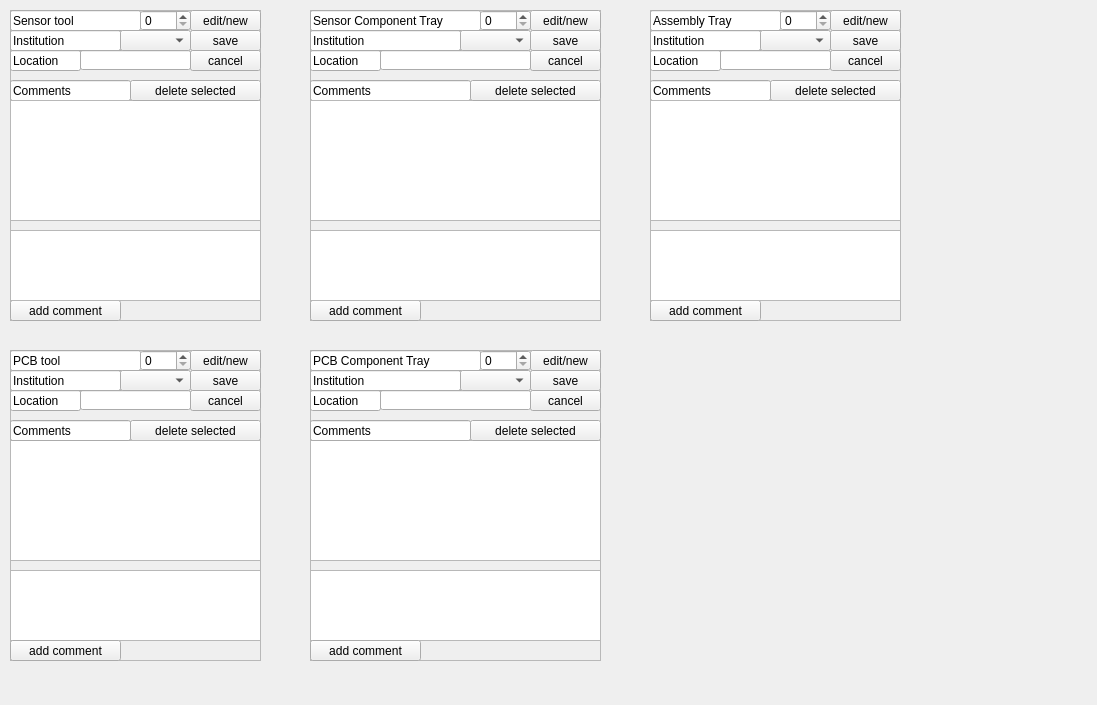
<?xml version="1.0" encoding="UTF-8"?>
<ui version="4.0">
 <class>Form</class>
 <widget class="QWidget" name="Form">
  <property name="geometry">
   <rect>
    <x>0</x>
    <y>0</y>
    <width>1097</width>
    <height>705</height>
   </rect>
  </property>
  <property name="windowTitle">
   <string>Form</string>
  </property>
  <widget class="QFrame" name="frame">
   <property name="geometry">
    <rect>
     <x>650</x>
     <y>10</y>
     <width>251</width>
     <height>311</height>
    </rect>
   </property>
   <property name="frameShape">
    <enum>QFrame::StyledPanel</enum>
   </property>
   <property name="frameShadow">
    <enum>QFrame::Raised</enum>
   </property>
   <widget class="QLineEdit" name="lineEdit_23">
    <property name="geometry">
     <rect>
      <x>0</x>
      <y>20</y>
      <width>111</width>
      <height>21</height>
     </rect>
    </property>
    <property name="text">
     <string>Institution</string>
    </property>
    <property name="readOnly">
     <bool>true</bool>
    </property>
   </widget>
   <widget class="QSpinBox" name="sbAssemblyTrayID">
    <property name="geometry">
     <rect>
      <x>130</x>
      <y>0</y>
      <width>51</width>
      <height>21</height>
     </rect>
    </property>
    <property name="maximum">
     <number>2147483647</number>
    </property>
   </widget>
   <widget class="QLineEdit" name="lineEdit_13">
    <property name="geometry">
     <rect>
      <x>0</x>
      <y>70</y>
      <width>121</width>
      <height>21</height>
     </rect>
    </property>
    <property name="text">
     <string>Comments</string>
    </property>
    <property name="readOnly">
     <bool>true</bool>
    </property>
   </widget>
   <widget class="QPushButton" name="pbAssemblyTrayDeleteComment">
    <property name="geometry">
     <rect>
      <x>120</x>
      <y>70</y>
      <width>131</width>
      <height>21</height>
     </rect>
    </property>
    <property name="text">
     <string>delete selected</string>
    </property>
   </widget>
   <widget class="QLineEdit" name="lineEdit_15">
    <property name="geometry">
     <rect>
      <x>0</x>
      <y>0</y>
      <width>131</width>
      <height>21</height>
     </rect>
    </property>
    <property name="text">
     <string>Assembly Tray</string>
    </property>
    <property name="readOnly">
     <bool>true</bool>
    </property>
   </widget>
   <widget class="QPushButton" name="pbAssemblyTrayEditNew">
    <property name="geometry">
     <rect>
      <x>180</x>
      <y>0</y>
      <width>71</width>
      <height>21</height>
     </rect>
    </property>
    <property name="text">
     <string>edit/new</string>
    </property>
   </widget>
   <widget class="QListWidget" name="listAssemblyTrayComments">
    <property name="geometry">
     <rect>
      <x>0</x>
      <y>90</y>
      <width>251</width>
      <height>121</height>
     </rect>
    </property>
   </widget>
   <widget class="QPushButton" name="pbAssemblyTrayAddComment">
    <property name="geometry">
     <rect>
      <x>0</x>
      <y>290</y>
      <width>111</width>
      <height>21</height>
     </rect>
    </property>
    <property name="text">
     <string>add comment</string>
    </property>
   </widget>
   <widget class="QPushButton" name="pbAssemblyTraySave">
    <property name="geometry">
     <rect>
      <x>180</x>
      <y>20</y>
      <width>71</width>
      <height>21</height>
     </rect>
    </property>
    <property name="text">
     <string>save</string>
    </property>
   </widget>
   <widget class="QPushButton" name="pbAssemblyTrayCancel">
    <property name="geometry">
     <rect>
      <x>180</x>
      <y>40</y>
      <width>71</width>
      <height>21</height>
     </rect>
    </property>
    <property name="text">
     <string>cancel</string>
    </property>
   </widget>
   <widget class="QLineEdit" name="lineEdit_18">
    <property name="geometry">
     <rect>
      <x>0</x>
      <y>40</y>
      <width>71</width>
      <height>21</height>
     </rect>
    </property>
    <property name="text">
     <string>Location</string>
    </property>
    <property name="readOnly">
     <bool>true</bool>
    </property>
   </widget>
   <widget class="QPlainTextEdit" name="pteAssemblyTrayWriteComment">
    <property name="geometry">
     <rect>
      <x>0</x>
      <y>220</y>
      <width>251</width>
      <height>71</height>
     </rect>
    </property>
   </widget>
   <widget class="QLineEdit" name="leAssemblyTrayLocation">
    <property name="geometry">
     <rect>
      <x>70</x>
      <y>40</y>
      <width>111</width>
      <height>20</height>
     </rect>
    </property>
   </widget>
   <widget class="QComboBox" name="cbAssemblyTrayInstitution">
    <property name="geometry">
     <rect>
      <x>110</x>
      <y>20</y>
      <width>71</width>
      <height>21</height>
     </rect>
    </property>
    <property name="currentIndex">
     <number>0</number>
    </property>
    <item>
     <property name="text">
      <string/>
     </property>
    </item>
    <item>
     <property name="text">
      <string>CERN</string>
     </property>
    </item>
    <item>
     <property name="text">
      <string>FNAL</string>
     </property>
    </item>
    <item>
     <property name="text">
      <string>UCSB</string>
     </property>
    </item>
    <item>
     <property name="text">
      <string>UMN</string>
     </property>
    </item>
    <item>
     <property name="text">
      <string>HEPHY</string>
     </property>
    </item>
    <item>
     <property name="text">
      <string>HPK</string>
     </property>
    </item>
    <item>
     <property name="text">
      <string>CMU</string>
     </property>
    </item>
    <item>
     <property name="text">
      <string>TTU</string>
     </property>
    </item>
    <item>
     <property name="text">
      <string>IHEP</string>
     </property>
    </item>
    <item>
     <property name="text">
      <string>TIFR</string>
     </property>
    </item>
    <item>
     <property name="text">
      <string>NEU</string>
     </property>
    </item>
   </widget>
  </widget>
  <widget class="QFrame" name="frame_2">
   <property name="geometry">
    <rect>
     <x>310</x>
     <y>350</y>
     <width>291</width>
     <height>311</height>
    </rect>
   </property>
   <property name="frameShape">
    <enum>QFrame::StyledPanel</enum>
   </property>
   <property name="frameShadow">
    <enum>QFrame::Raised</enum>
   </property>
   <widget class="QLineEdit" name="lePcbTrayLocation">
    <property name="geometry">
     <rect>
      <x>70</x>
      <y>40</y>
      <width>151</width>
      <height>20</height>
     </rect>
    </property>
   </widget>
   <widget class="QListWidget" name="listPcbTrayComments">
    <property name="geometry">
     <rect>
      <x>0</x>
      <y>90</y>
      <width>291</width>
      <height>121</height>
     </rect>
    </property>
   </widget>
   <widget class="QSpinBox" name="sbPcbTrayID">
    <property name="geometry">
     <rect>
      <x>170</x>
      <y>0</y>
      <width>51</width>
      <height>21</height>
     </rect>
    </property>
    <property name="maximum">
     <number>2147483647</number>
    </property>
   </widget>
   <widget class="QPushButton" name="pbPcbTrayEditNew">
    <property name="geometry">
     <rect>
      <x>220</x>
      <y>0</y>
      <width>71</width>
      <height>21</height>
     </rect>
    </property>
    <property name="text">
     <string>edit/new</string>
    </property>
   </widget>
   <widget class="QPushButton" name="pbPcbTrayCancel">
    <property name="geometry">
     <rect>
      <x>220</x>
      <y>40</y>
      <width>71</width>
      <height>21</height>
     </rect>
    </property>
    <property name="text">
     <string>cancel</string>
    </property>
   </widget>
   <widget class="QLineEdit" name="lineEdit_20">
    <property name="geometry">
     <rect>
      <x>0</x>
      <y>40</y>
      <width>71</width>
      <height>21</height>
     </rect>
    </property>
    <property name="text">
     <string>Location</string>
    </property>
    <property name="readOnly">
     <bool>true</bool>
    </property>
   </widget>
   <widget class="QPlainTextEdit" name="ptePcbTrayWriteComment">
    <property name="geometry">
     <rect>
      <x>0</x>
      <y>220</y>
      <width>291</width>
      <height>71</height>
     </rect>
    </property>
   </widget>
   <widget class="QLineEdit" name="lineEdit_25">
    <property name="geometry">
     <rect>
      <x>0</x>
      <y>20</y>
      <width>151</width>
      <height>21</height>
     </rect>
    </property>
    <property name="text">
     <string>Institution</string>
    </property>
    <property name="readOnly">
     <bool>true</bool>
    </property>
   </widget>
   <widget class="QLineEdit" name="lineEdit_8">
    <property name="geometry">
     <rect>
      <x>0</x>
      <y>70</y>
      <width>161</width>
      <height>21</height>
     </rect>
    </property>
    <property name="text">
     <string>Comments</string>
    </property>
    <property name="readOnly">
     <bool>true</bool>
    </property>
   </widget>
   <widget class="QPushButton" name="pbPcbTrayAddComment">
    <property name="geometry">
     <rect>
      <x>0</x>
      <y>290</y>
      <width>111</width>
      <height>21</height>
     </rect>
    </property>
    <property name="text">
     <string>add comment</string>
    </property>
   </widget>
   <widget class="QPushButton" name="pbPcbTrayDeleteComment">
    <property name="geometry">
     <rect>
      <x>160</x>
      <y>70</y>
      <width>131</width>
      <height>21</height>
     </rect>
    </property>
    <property name="text">
     <string>delete selected</string>
    </property>
   </widget>
   <widget class="QLineEdit" name="lineEdit_12">
    <property name="geometry">
     <rect>
      <x>0</x>
      <y>0</y>
      <width>171</width>
      <height>21</height>
     </rect>
    </property>
    <property name="text">
     <string>PCB Component Tray</string>
    </property>
    <property name="readOnly">
     <bool>true</bool>
    </property>
   </widget>
   <widget class="QPushButton" name="pbPcbTraySave">
    <property name="geometry">
     <rect>
      <x>220</x>
      <y>20</y>
      <width>71</width>
      <height>21</height>
     </rect>
    </property>
    <property name="text">
     <string>save</string>
    </property>
   </widget>
   <widget class="QComboBox" name="cbPcbTrayInstitution">
    <property name="geometry">
     <rect>
      <x>150</x>
      <y>20</y>
      <width>71</width>
      <height>21</height>
     </rect>
    </property>
    <property name="currentIndex">
     <number>0</number>
    </property>
    <item>
     <property name="text">
      <string/>
     </property>
    </item>
    <item>
     <property name="text">
      <string>CERN</string>
     </property>
    </item>
    <item>
     <property name="text">
      <string>FNAL</string>
     </property>
    </item>
    <item>
     <property name="text">
      <string>UCSB</string>
     </property>
    </item>
    <item>
     <property name="text">
      <string>UMN</string>
     </property>
    </item>
    <item>
     <property name="text">
      <string>HEPHY</string>
     </property>
    </item>
    <item>
     <property name="text">
      <string>HPK</string>
     </property>
    </item>
    <item>
     <property name="text">
      <string>CMU</string>
     </property>
    </item>
    <item>
     <property name="text">
      <string>TTU</string>
     </property>
    </item>
    <item>
     <property name="text">
      <string>IHEP</string>
     </property>
    </item>
    <item>
     <property name="text">
      <string>TIFR</string>
     </property>
    </item>
    <item>
     <property name="text">
      <string>NEU</string>
     </property>
    </item>
   </widget>
  </widget>
  <widget class="QFrame" name="frame_3">
   <property name="geometry">
    <rect>
     <x>10</x>
     <y>350</y>
     <width>251</width>
     <height>311</height>
    </rect>
   </property>
   <property name="frameShape">
    <enum>QFrame::StyledPanel</enum>
   </property>
   <property name="frameShadow">
    <enum>QFrame::Raised</enum>
   </property>
   <widget class="QPushButton" name="pbPcbToolSave">
    <property name="geometry">
     <rect>
      <x>180</x>
      <y>20</y>
      <width>71</width>
      <height>21</height>
     </rect>
    </property>
    <property name="text">
     <string>save</string>
    </property>
   </widget>
   <widget class="QLineEdit" name="lineEdit_5">
    <property name="geometry">
     <rect>
      <x>0</x>
      <y>0</y>
      <width>131</width>
      <height>21</height>
     </rect>
    </property>
    <property name="text">
     <string>PCB tool</string>
    </property>
    <property name="readOnly">
     <bool>true</bool>
    </property>
   </widget>
   <widget class="QSpinBox" name="sbPcbToolID">
    <property name="geometry">
     <rect>
      <x>130</x>
      <y>0</y>
      <width>51</width>
      <height>21</height>
     </rect>
    </property>
    <property name="maximum">
     <number>2147483647</number>
    </property>
   </widget>
   <widget class="QPushButton" name="pbPcbToolCancel">
    <property name="geometry">
     <rect>
      <x>180</x>
      <y>40</y>
      <width>71</width>
      <height>21</height>
     </rect>
    </property>
    <property name="text">
     <string>cancel</string>
    </property>
   </widget>
   <widget class="QPushButton" name="pbPcbToolDeleteComment">
    <property name="geometry">
     <rect>
      <x>120</x>
      <y>70</y>
      <width>131</width>
      <height>21</height>
     </rect>
    </property>
    <property name="text">
     <string>delete selected</string>
    </property>
   </widget>
   <widget class="QLineEdit" name="lineEdit_24">
    <property name="geometry">
     <rect>
      <x>0</x>
      <y>20</y>
      <width>111</width>
      <height>21</height>
     </rect>
    </property>
    <property name="text">
     <string>Institution</string>
    </property>
    <property name="readOnly">
     <bool>true</bool>
    </property>
   </widget>
   <widget class="QPlainTextEdit" name="ptePcbToolWriteComment">
    <property name="geometry">
     <rect>
      <x>0</x>
      <y>220</y>
      <width>251</width>
      <height>71</height>
     </rect>
    </property>
   </widget>
   <widget class="QListWidget" name="listPcbToolComments">
    <property name="geometry">
     <rect>
      <x>0</x>
      <y>90</y>
      <width>251</width>
      <height>121</height>
     </rect>
    </property>
   </widget>
   <widget class="QPushButton" name="pbPcbToolAddComment">
    <property name="geometry">
     <rect>
      <x>0</x>
      <y>290</y>
      <width>111</width>
      <height>21</height>
     </rect>
    </property>
    <property name="text">
     <string>add comment</string>
    </property>
   </widget>
   <widget class="QLineEdit" name="lineEdit_4">
    <property name="geometry">
     <rect>
      <x>0</x>
      <y>70</y>
      <width>121</width>
      <height>21</height>
     </rect>
    </property>
    <property name="text">
     <string>Comments</string>
    </property>
    <property name="readOnly">
     <bool>true</bool>
    </property>
   </widget>
   <widget class="QPushButton" name="pbPcbToolEditNew">
    <property name="geometry">
     <rect>
      <x>180</x>
      <y>0</y>
      <width>71</width>
      <height>21</height>
     </rect>
    </property>
    <property name="text">
     <string>edit/new</string>
    </property>
   </widget>
   <widget class="QLineEdit" name="lineEdit_19">
    <property name="geometry">
     <rect>
      <x>0</x>
      <y>40</y>
      <width>71</width>
      <height>21</height>
     </rect>
    </property>
    <property name="text">
     <string>Location</string>
    </property>
    <property name="readOnly">
     <bool>true</bool>
    </property>
   </widget>
   <widget class="QLineEdit" name="lePcbToolLocation">
    <property name="geometry">
     <rect>
      <x>70</x>
      <y>40</y>
      <width>111</width>
      <height>20</height>
     </rect>
    </property>
   </widget>
   <widget class="QComboBox" name="cbPcbToolInstitution">
    <property name="geometry">
     <rect>
      <x>110</x>
      <y>20</y>
      <width>71</width>
      <height>21</height>
     </rect>
    </property>
    <property name="currentIndex">
     <number>0</number>
    </property>
    <item>
     <property name="text">
      <string/>
     </property>
    </item>
    <item>
     <property name="text">
      <string>CERN</string>
     </property>
    </item>
    <item>
     <property name="text">
      <string>FNAL</string>
     </property>
    </item>
    <item>
     <property name="text">
      <string>UCSB</string>
     </property>
    </item>
    <item>
     <property name="text">
      <string>UMN</string>
     </property>
    </item>
    <item>
     <property name="text">
      <string>HEPHY</string>
     </property>
    </item>
    <item>
     <property name="text">
      <string>HPK</string>
     </property>
    </item>
    <item>
     <property name="text">
      <string>CMU</string>
     </property>
    </item>
    <item>
     <property name="text">
      <string>TTU</string>
     </property>
    </item>
    <item>
     <property name="text">
      <string>IHEP</string>
     </property>
    </item>
    <item>
     <property name="text">
      <string>TIFR</string>
     </property>
    </item>
    <item>
     <property name="text">
      <string>NEU</string>
     </property>
    </item>
   </widget>
  </widget>
  <widget class="QFrame" name="frame_4">
   <property name="geometry">
    <rect>
     <x>310</x>
     <y>10</y>
     <width>291</width>
     <height>311</height>
    </rect>
   </property>
   <property name="frameShape">
    <enum>QFrame::StyledPanel</enum>
   </property>
   <property name="frameShadow">
    <enum>QFrame::Raised</enum>
   </property>
   <widget class="QLineEdit" name="lineEdit_22">
    <property name="geometry">
     <rect>
      <x>0</x>
      <y>20</y>
      <width>151</width>
      <height>21</height>
     </rect>
    </property>
    <property name="text">
     <string>Institution</string>
    </property>
    <property name="readOnly">
     <bool>true</bool>
    </property>
   </widget>
   <widget class="QSpinBox" name="sbSensorTrayID">
    <property name="geometry">
     <rect>
      <x>170</x>
      <y>0</y>
      <width>51</width>
      <height>21</height>
     </rect>
    </property>
    <property name="maximum">
     <number>2147483647</number>
    </property>
   </widget>
   <widget class="QPushButton" name="pbSensorTrayAddComment">
    <property name="geometry">
     <rect>
      <x>0</x>
      <y>290</y>
      <width>111</width>
      <height>21</height>
     </rect>
    </property>
    <property name="text">
     <string>add comment</string>
    </property>
   </widget>
   <widget class="QLineEdit" name="lineEdit_9">
    <property name="geometry">
     <rect>
      <x>0</x>
      <y>70</y>
      <width>161</width>
      <height>21</height>
     </rect>
    </property>
    <property name="text">
     <string>Comments</string>
    </property>
    <property name="readOnly">
     <bool>true</bool>
    </property>
   </widget>
   <widget class="QLineEdit" name="lineEdit_10">
    <property name="geometry">
     <rect>
      <x>0</x>
      <y>0</y>
      <width>171</width>
      <height>21</height>
     </rect>
    </property>
    <property name="text">
     <string>Sensor Component Tray</string>
    </property>
    <property name="readOnly">
     <bool>true</bool>
    </property>
   </widget>
   <widget class="QLineEdit" name="lineEdit_17">
    <property name="geometry">
     <rect>
      <x>0</x>
      <y>40</y>
      <width>71</width>
      <height>21</height>
     </rect>
    </property>
    <property name="text">
     <string>Location</string>
    </property>
    <property name="readOnly">
     <bool>true</bool>
    </property>
   </widget>
   <widget class="QPlainTextEdit" name="pteSensorTrayWriteComment">
    <property name="geometry">
     <rect>
      <x>0</x>
      <y>220</y>
      <width>291</width>
      <height>71</height>
     </rect>
    </property>
   </widget>
   <widget class="QPushButton" name="pbSensorTrayEditNew">
    <property name="geometry">
     <rect>
      <x>220</x>
      <y>0</y>
      <width>71</width>
      <height>21</height>
     </rect>
    </property>
    <property name="text">
     <string>edit/new</string>
    </property>
   </widget>
   <widget class="QPushButton" name="pbSensorTraySave">
    <property name="geometry">
     <rect>
      <x>220</x>
      <y>20</y>
      <width>71</width>
      <height>21</height>
     </rect>
    </property>
    <property name="text">
     <string>save</string>
    </property>
   </widget>
   <widget class="QListWidget" name="listSensorTrayComments">
    <property name="geometry">
     <rect>
      <x>0</x>
      <y>90</y>
      <width>291</width>
      <height>121</height>
     </rect>
    </property>
   </widget>
   <widget class="QLineEdit" name="leSensorTrayLocation">
    <property name="geometry">
     <rect>
      <x>70</x>
      <y>40</y>
      <width>151</width>
      <height>20</height>
     </rect>
    </property>
   </widget>
   <widget class="QPushButton" name="pbSensorTrayDeleteComment">
    <property name="geometry">
     <rect>
      <x>160</x>
      <y>70</y>
      <width>131</width>
      <height>21</height>
     </rect>
    </property>
    <property name="text">
     <string>delete selected</string>
    </property>
   </widget>
   <widget class="QPushButton" name="pbSensorTrayCancel">
    <property name="geometry">
     <rect>
      <x>220</x>
      <y>40</y>
      <width>71</width>
      <height>21</height>
     </rect>
    </property>
    <property name="text">
     <string>cancel</string>
    </property>
   </widget>
   <widget class="QComboBox" name="cbSensorTrayInstitution">
    <property name="geometry">
     <rect>
      <x>150</x>
      <y>20</y>
      <width>71</width>
      <height>21</height>
     </rect>
    </property>
    <property name="currentIndex">
     <number>0</number>
    </property>
    <item>
     <property name="text">
      <string/>
     </property>
    </item>
    <item>
     <property name="text">
      <string>CERN</string>
     </property>
    </item>
    <item>
     <property name="text">
      <string>FNAL</string>
     </property>
    </item>
    <item>
     <property name="text">
      <string>UCSB</string>
     </property>
    </item>
    <item>
     <property name="text">
      <string>UMN</string>
     </property>
    </item>
    <item>
     <property name="text">
      <string>HEPHY</string>
     </property>
    </item>
    <item>
     <property name="text">
      <string>HPK</string>
     </property>
    </item>
    <item>
     <property name="text">
      <string>CMU</string>
     </property>
    </item>
    <item>
     <property name="text">
      <string>TTU</string>
     </property>
    </item>
    <item>
     <property name="text">
      <string>IHEP</string>
     </property>
    </item>
    <item>
     <property name="text">
      <string>TIFR</string>
     </property>
    </item>
    <item>
     <property name="text">
      <string>NEU</string>
     </property>
    </item>
   </widget>
  </widget>
  <widget class="QFrame" name="frame_5">
   <property name="geometry">
    <rect>
     <x>10</x>
     <y>10</y>
     <width>251</width>
     <height>311</height>
    </rect>
   </property>
   <property name="frameShape">
    <enum>QFrame::StyledPanel</enum>
   </property>
   <property name="frameShadow">
    <enum>QFrame::Raised</enum>
   </property>
   <widget class="QPushButton" name="pbSensorToolCancel">
    <property name="geometry">
     <rect>
      <x>180</x>
      <y>40</y>
      <width>71</width>
      <height>21</height>
     </rect>
    </property>
    <property name="text">
     <string>cancel</string>
    </property>
   </widget>
   <widget class="QLineEdit" name="lineEdit_3">
    <property name="geometry">
     <rect>
      <x>0</x>
      <y>70</y>
      <width>121</width>
      <height>21</height>
     </rect>
    </property>
    <property name="text">
     <string>Comments</string>
    </property>
    <property name="readOnly">
     <bool>true</bool>
    </property>
   </widget>
   <widget class="QLineEdit" name="leSensorToolLocation">
    <property name="geometry">
     <rect>
      <x>70</x>
      <y>40</y>
      <width>111</width>
      <height>20</height>
     </rect>
    </property>
   </widget>
   <widget class="QSpinBox" name="sbSensorToolID">
    <property name="geometry">
     <rect>
      <x>130</x>
      <y>0</y>
      <width>51</width>
      <height>21</height>
     </rect>
    </property>
    <property name="maximum">
     <number>2147483647</number>
    </property>
   </widget>
   <widget class="QLineEdit" name="lineEdit_21">
    <property name="geometry">
     <rect>
      <x>0</x>
      <y>20</y>
      <width>111</width>
      <height>21</height>
     </rect>
    </property>
    <property name="text">
     <string>Institution</string>
    </property>
    <property name="readOnly">
     <bool>true</bool>
    </property>
   </widget>
   <widget class="QListWidget" name="listSensorToolComments">
    <property name="geometry">
     <rect>
      <x>0</x>
      <y>90</y>
      <width>251</width>
      <height>121</height>
     </rect>
    </property>
   </widget>
   <widget class="QPushButton" name="pbSensorToolSave">
    <property name="geometry">
     <rect>
      <x>180</x>
      <y>20</y>
      <width>71</width>
      <height>21</height>
     </rect>
    </property>
    <property name="text">
     <string>save</string>
    </property>
   </widget>
   <widget class="QPushButton" name="pbSensorToolDeleteComment">
    <property name="geometry">
     <rect>
      <x>120</x>
      <y>70</y>
      <width>131</width>
      <height>21</height>
     </rect>
    </property>
    <property name="text">
     <string>delete selected</string>
    </property>
   </widget>
   <widget class="QPushButton" name="pbSensorToolEditNew">
    <property name="geometry">
     <rect>
      <x>180</x>
      <y>0</y>
      <width>71</width>
      <height>21</height>
     </rect>
    </property>
    <property name="text">
     <string>edit/new</string>
    </property>
   </widget>
   <widget class="QLineEdit" name="lineEdit_16">
    <property name="geometry">
     <rect>
      <x>0</x>
      <y>40</y>
      <width>71</width>
      <height>21</height>
     </rect>
    </property>
    <property name="text">
     <string>Location</string>
    </property>
    <property name="readOnly">
     <bool>true</bool>
    </property>
   </widget>
   <widget class="QPushButton" name="pbSensorToolAddComment">
    <property name="geometry">
     <rect>
      <x>0</x>
      <y>290</y>
      <width>111</width>
      <height>21</height>
     </rect>
    </property>
    <property name="text">
     <string>add comment</string>
    </property>
   </widget>
   <widget class="QPlainTextEdit" name="pteSensorToolWriteComment">
    <property name="geometry">
     <rect>
      <x>0</x>
      <y>220</y>
      <width>251</width>
      <height>71</height>
     </rect>
    </property>
   </widget>
   <widget class="QLineEdit" name="lineEdit">
    <property name="geometry">
     <rect>
      <x>0</x>
      <y>0</y>
      <width>131</width>
      <height>21</height>
     </rect>
    </property>
    <property name="text">
     <string>Sensor tool</string>
    </property>
    <property name="readOnly">
     <bool>true</bool>
    </property>
   </widget>
   <widget class="QComboBox" name="cbSensorToolInstitution">
    <property name="geometry">
     <rect>
      <x>110</x>
      <y>20</y>
      <width>71</width>
      <height>21</height>
     </rect>
    </property>
    <property name="currentIndex">
     <number>0</number>
    </property>
    <item>
     <property name="text">
      <string/>
     </property>
    </item>
    <item>
     <property name="text">
      <string>CERN</string>
     </property>
    </item>
    <item>
     <property name="text">
      <string>FNAL</string>
     </property>
    </item>
    <item>
     <property name="text">
      <string>UCSB</string>
     </property>
    </item>
    <item>
     <property name="text">
      <string>UMN</string>
     </property>
    </item>
    <item>
     <property name="text">
      <string>HEPHY</string>
     </property>
    </item>
    <item>
     <property name="text">
      <string>HPK</string>
     </property>
    </item>
    <item>
     <property name="text">
      <string>CMU</string>
     </property>
    </item>
    <item>
     <property name="text">
      <string>TTU</string>
     </property>
    </item>
    <item>
     <property name="text">
      <string>IHEP</string>
     </property>
    </item>
    <item>
     <property name="text">
      <string>TIFR</string>
     </property>
    </item>
    <item>
     <property name="text">
      <string>NEU</string>
     </property>
    </item>
   </widget>
  </widget>
 </widget>
 <resources/>
 <connections/>
</ui>
